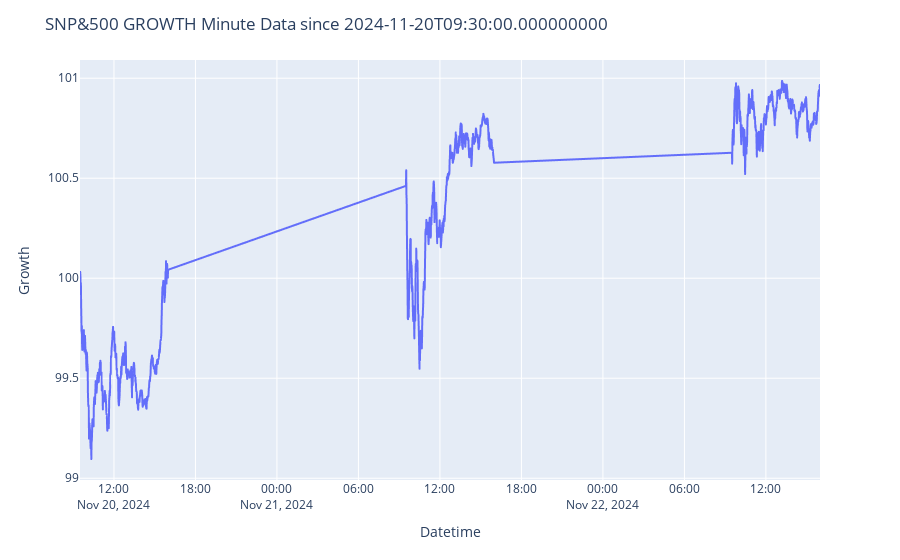

Source (notebook cell):
### Code cell
# Plotting the line plot using plotly express
fig = px.line(df, x=df.index, y='Growth')
fig.update_layout(title = f"SNP&500 GROWTH Minute Data since {first_datetime}")

### Figure 1 — Plotly figure (JSON) as saved in the notebook; plotly's stock layout.template omitted (floating-point values rounded to 4 significant figures; data arrays with more than 128 entries replaced by an {"elided": "..."} marker saying what was removed)
{"data": [{"hovertemplate": "Datetime=%{x}<br>Growth=%{y}<extra></extra>", "legendgroup": "", "line": {"color": "#636efa", "dash": "solid"}, "marker": {"symbol": "circle"}, "mode": "lines", "name": "", "showlegend": false, "type": "scattergl", "x": {"elided": "1168 str values"}, "xaxis": "x", "y": {"elided": "1168 float values"}, "yaxis": "y"}], "layout": {"legend": {"tracegroupgap": 0}, "margin": {"t": 60}, "title": {"text": "SNP&500 GROWTH Minute Data since 2024-11-20T09:30:00.000000000"}, "xaxis": {"anchor": "y", "domain": [0, 1], "title": {"text": "Datetime"}}, "yaxis": {"anchor": "x", "domain": [0, 1], "title": {"text": "Growth"}}}}
